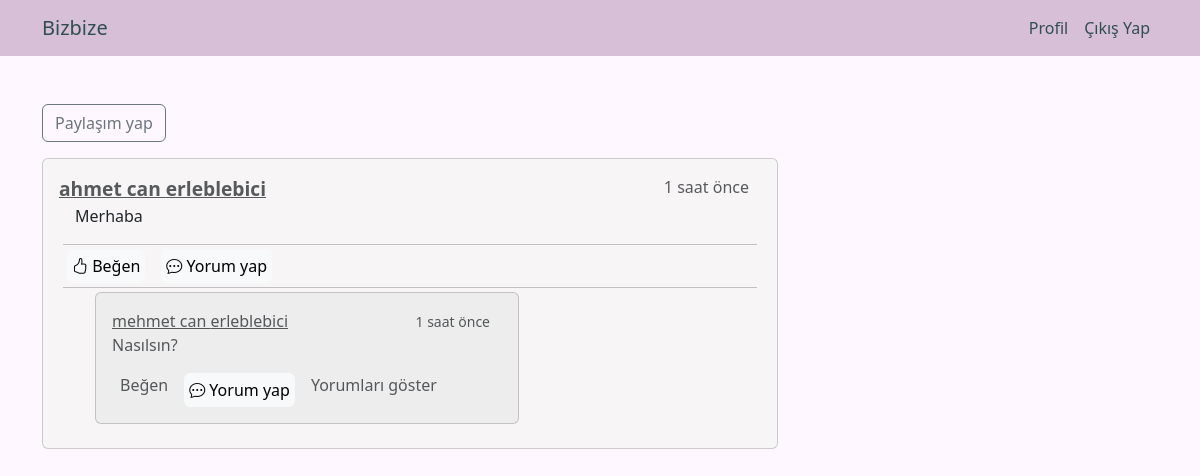
The app's page / (signed in) with its own data.
### blog/models.py (models this page shows, shortened)
class Post(models.Model):
    content = models.TextField()
    date_posted = models.DateTimeField(default=timezone.now)
    author = models.ForeignKey(User, on_delete=models.CASCADE)

class Comment(models.Model):
    post = models.ForeignKey(Post, on_delete=models.CASCADE)
    author = models.ForeignKey(User, on_delete=models.CASCADE)
    content = models.TextField()
    date_posted = models.DateTimeField(default=timezone.now)

### users/models.py (models this page shows, shortened)
class CustomUser(AbstractUser):
    username = None
    email = models.EmailField(unique=True)
    objects = CustomUserManager()
    groups = models.ManyToManyField(
        'auth.Group',
        verbose_name=('groups'),
        blank=True,
        help_text=(
            'The groups this user belongs to. A user will get all permissions '
            'granted to each of their groups.'
        ),
        related_name="customuser_set",
        related_query_name="user",
    )
    user_permissions = models.ManyToManyField(
        'auth.Permission',
        verbose_name=('user permissions'),
        blank=True,
        help_text=('Specific permissions for this user.'),
        related_name="customuser_set",
        related_query_name="user",
    )
    USERNAME_FIELD = 'email'
    REQUIRED_FIELDS = ['first_name', 'last_name']

### blog/views.py (the view)
# urls.py: path('', PostListView.as_view(), name ="home"),
class PostListView(ListView):
    model = Post
    template_name = "blog/home.html"
    context_object_name = "posts"
    ordering = ["-date_posted"]
    def get_context_data(self, **kwargs):
        context = super().get_context_data(**kwargs)
        comments = Comment.objects.all()
        replies = Reply.objects.all()
        context['comments'] = comments
        context['replies'] = replies
        return context

### blog/templatetags/time_since.py (called while the page is built)
@register.filter
def time_since(value):
    now = timezone.now()
    diff = now - value
    if diff.days > 0:
        return f'{diff.days} gün önce'
    elif diff.seconds > 3600:
        return f'{diff.seconds // 3600} saat önce'
    else:
        return f'{diff.seconds // 60} dakika önce'

### blog/templates/blog/home.html (shortened to what this page needs)
{% extends 'blog/base.html' %}
{% load time_since %}
{% load crispy_forms_tags %}
{% block content %}
<div class="row mt-5">
        {% if user.is_authenticated %}
        <p>
            <a class="btn btn-outline-secondary" data-bs-toggle="collapse" href="#NewPost" role="button" aria-expanded="false" aria-controls="NewPost">
                    Paylaşım yap
            </a>
        </p>
        {% for post in posts %}
                <div class="col-md-8">
                    <div class="card mb-4" style="background-color: #f7f5f5;">
                        <div class="card-body">
                            <div class="container ps-0">
                                <div class="row">
                                    <div class="col-8 text-start col-sm">
                                        <a class="text-muted" style="font-size: larger; font-weight: bold;" href="#">{{ post.author.first_name }} {{ post.author.last_name }}</a>
                                    </div>
                                    <div class="col-4 text-end fs-6 col-sm">
                                        <span class="text-muted text-end">{{ post.date_posted|time_since }}</span>
                                    </div>
                                </div>
                            </div>
                            <p class="card-text ps-3">{{ post.content }}</p>
                            <hr class="dotted-line p-0 m-1">
                            <div class="d-flex ">
                                <button type="submit" class="btn btn-light mx-2" style="--bs-btn-padding-y: .25rem; --bs-btn-padding-x: .25rem; --bs-btn-font-size: 1rem;" >
                                    <i class="bi bi-hand-thumbs-up"><span class="fst-normal fw-lighter"> Beğen</span></i>
                                </button>
                                <button type="button" class="btn btn-light mx-2" style="--bs-btn-padding-y: .25rem; --bs-btn-padding-x: .25rem; --bs-btn-font-size: 1rem;" data-bs-toggle="collapse" data-bs-target="#commentForm{{ post.id }}">
                                    <i class="bi bi-chat-dots"><span class="fst-normal fw-lighter"> Yorum yap</span></i>
                                </button>
                            </div>
                            <hr class="dotted-line p-0 m-1">
                            {% for comment in comments.all %}
                            {% if comment.post.id == post.id %}
                                <div class="row">
                                    <div class="col-md-8 ps-5">
                                        <div class="card mb-2" style="background-color: #ededed;">
                                            <div class="comment card-body">
                                                <div class="container ps-0">
                                                    <div class="row">
                                                        <div class="col-8 text-start col-sm">
                                                            <a class="card-subtitle mb-2 text-muted" href="#">{{ comment.author.first_name }} {{ comment.author.last_name }}</a>
                                                        </div>
                                                        <div class="col-4 col-sm">
                                                            <p class="card-text text-end"><small class="text-muted">{{ comment.date_posted|time_since }}</small></p>
                                                        </div>
                                                    </div>
                                                </div>
                                                <p class="card-text text-muted">{{ comment.content }}</p>
                                                <div class="d-flex ">
                                                    <a class="link-offset link-underline link-underline-opacity-0" type="button" ><span class="mx-2 fst-normal text-muted fw-lighter">Beğen</span></a>
                                                    <button type="button" class="btn btn-light mx-2" style="--bs-btn-padding-y: .25rem; --bs-btn-padding-x: .25rem; --bs-btn-font-size: 1rem;" data-bs-toggle="collapse" data-bs-target="#replyForm{{ comment.id }}">
                                                        <i class="bi bi-chat-dots"><span class="fst-normal fw-lighter"> Yorum yap</span></i>
                                                    </button>
                                                    <a class="link-offset link-underline link-underline-opacity-0" type="button" data-bs-toggle="collapse" data-bs-target="#subcomments{{ comment.id }}">
                                                        <span class="fst-normal ms-2 text-muted fw-lighter">Yorumları göster</span>
                                                    </a>
                                                </div>
                                            </div>
                                        </div>
                                    </div>
                                </div>
                            {% endif %}
                            {% endfor %}
                        </div>
                    </div>
                </div>
                    {% endfor %}
        {% endif %}
</div>
{% endblock %}

### blog/templates/blog/base.html (shortened to what this page needs)
<!DOCTYPE html>
<html>
<head>
    <link rel="stylesheet" href="https://cdn.jsdelivr.net/npm/bootstrap@5.3.0/dist/css/bootstrap.min.css">
    <link href="https://cdn.jsdelivr.net/npm/bootstrap-icons@1.7.1/font/bootstrap-icons.css" rel="stylesheet">
</head>
<body style="background-color:#fff7ff;">
    <nav class="navbar navbar-expand-lg navbar-light" style="background-color:thistle;">
        <div class="container">
            <a class="navbar-brand" style="color: darkslategrey;" href="{% url 'home' %}">Bizbize</a>
            <div class="collapse navbar-collapse" id="navbarNav">
                <ul class="navbar-nav ms-auto">
                    {% if user.is_authenticated %}
                        <li class="nav-item">
                            <a class="nav-link" style="color: darkslategrey;" href="{% url 'profile' %}">Profil</a>
                        </li>
                        <li class="nav-item">
                            <a class="nav-link" style="color: darkslategrey;" href="{% url 'logout' %}">Çıkış Yap</a>
                        </li>
                    {% endif %}
                </ul>
            </div>
        </div>
    </nav>
    <div class="container">
        {% block content %}{% endblock %}
    </div>
</body>
</html>

### records on screen
Post: author.first_name "ahmet can", author.last_name "erleblebici", date_posted "1 saat önce", content "Merhaba", {{ post.id }} 1 (drawn)
Comment: author.first_name "mehmet can", author.last_name "erleblebici", date_posted "1 saat önce", content "Nasılsın?", {{ comment.id }} 1 (drawn)
